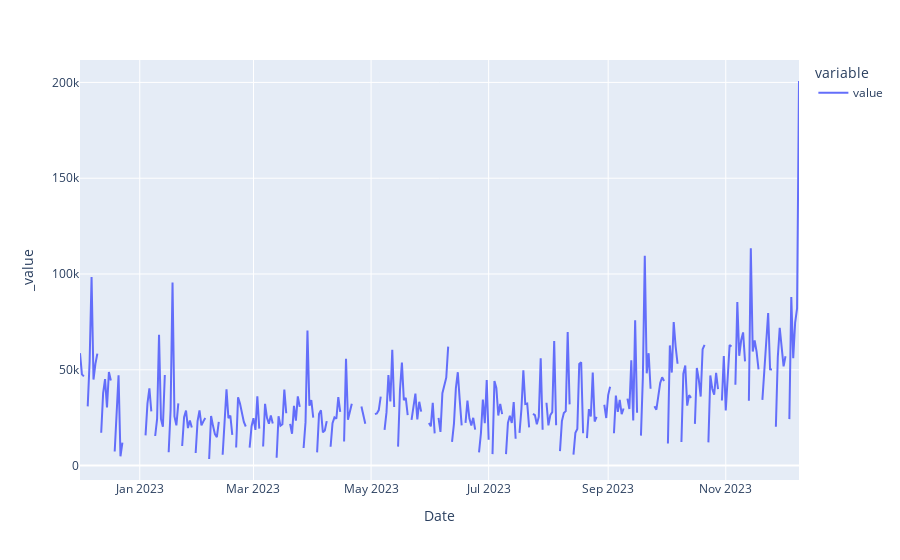

This figure's notebook cell:
### Code cell
px.line(df_ax)

# Aqui podemos ver el grafico del valor total diario a lo largo del tiempo.

# existen unos gaps 
# el primero corresponde: periodo 23 dic-4 Jan (bank holidays christmast+new year eve)
# el segundo corresponde: periodo 21 April - 26 April (easter)

# luego los gaps mas pequeños corresponden a los fines de semana(supongo)

# Esto mas tarde lo cruzaremos con los periodos de vacaciones(UK)

### Figure 1 — Plotly figure (JSON) as saved in the notebook; plotly's stock layout.template omitted (floating-point values rounded to 4 significant figures; data arrays with more than 128 entries replaced by an {"elided": "..."} marker saying what was removed)
{"data": [{"hovertemplate": "variable=value<br>Date=%{x}<br>_value=%{y}<extra></extra>", "legendgroup": "value", "line": {"color": "#636efa", "dash": "solid"}, "mode": "lines", "name": "value", "orientation": "v", "showlegend": true, "type": "scatter", "x": {"elided": "374 str values"}, "xaxis": "x", "y": {"elided": "374 float values"}, "yaxis": "y"}], "layout": {"legend": {"title": {"text": "variable"}, "tracegroupgap": 0}, "margin": {"t": 60}, "xaxis": {"anchor": "y", "domain": [0, 1], "title": {"text": "Date"}}, "yaxis": {"anchor": "x", "domain": [0, 1], "title": {"text": "_value"}}}}
